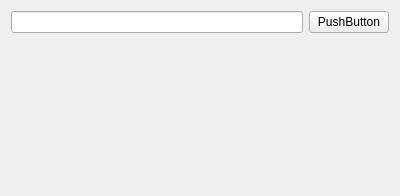
<?xml version="1.0" encoding="UTF-8"?>
<ui version="4.0">
 <class>GeneralInspector</class>
 <widget class="QWidget" name="GeneralInspector">
  <property name="geometry">
   <rect>
    <x>0</x>
    <y>0</y>
    <width>400</width>
    <height>196</height>
   </rect>
  </property>
  <property name="windowTitle">
   <string>Form</string>
  </property>
  <layout class="QVBoxLayout" name="verticalLayout">
   <item>
    <layout class="QHBoxLayout" name="horizontalLayout">
     <item>
      <widget class="QLineEdit" name="name_display"/>
     </item>
     <item>
      <widget class="QPushButton" name="delete_button">
       <property name="text">
        <string>PushButton</string>
       </property>
      </widget>
     </item>
    </layout>
   </item>
   <item>
    <spacer name="verticalSpacer">
     <property name="orientation">
      <enum>Qt::Vertical</enum>
     </property>
     <property name="sizeHint" stdset="0">
      <size>
       <width>20</width>
       <height>40</height>
      </size>
     </property>
    </spacer>
   </item>
  </layout>
 </widget>
 <resources/>
 <connections/>
</ui>
